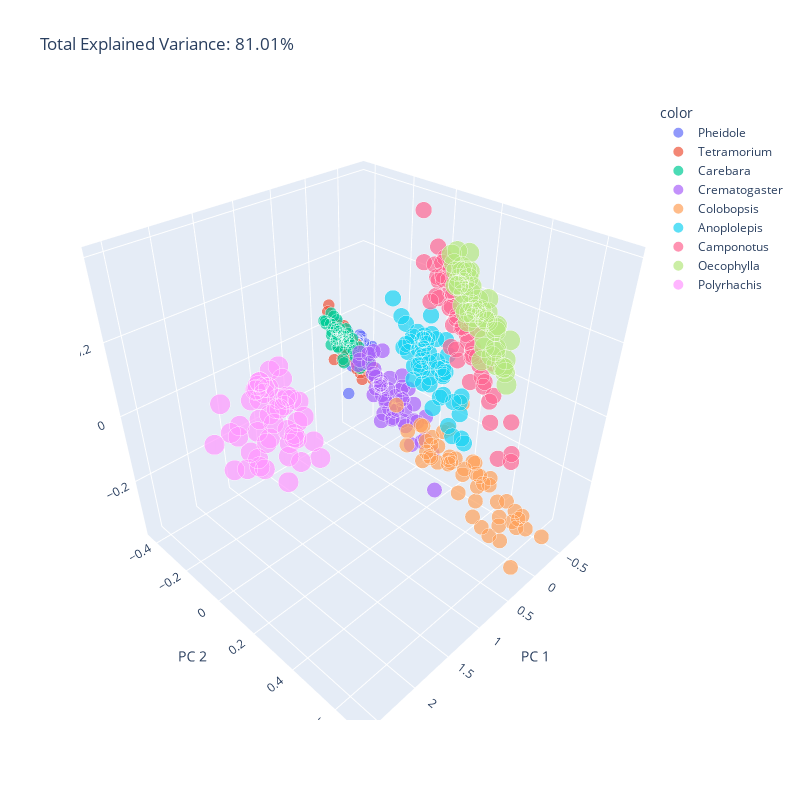

The notebook cell saved with this chart:
### Markdown cell above
INTERACTIVE PCA

### Code cell
fig = plt.figure(figsize=(8,10))

pca = PCA(n_components=3)
components = pca.fit_transform(X)

total_var = pca.explained_variance_ratio_.sum() * 100

fig = px.scatter_3d(
    components, x=0, y=1, z=2, color=data['species'],
    title=f'Total Explained Variance: {total_var:.2f}%',
    labels={'0': 'PC 1', '1': 'PC 2', '2': 'PC 3'},
    width=800, height=800, size=data['sizes']
)
fig.show()
